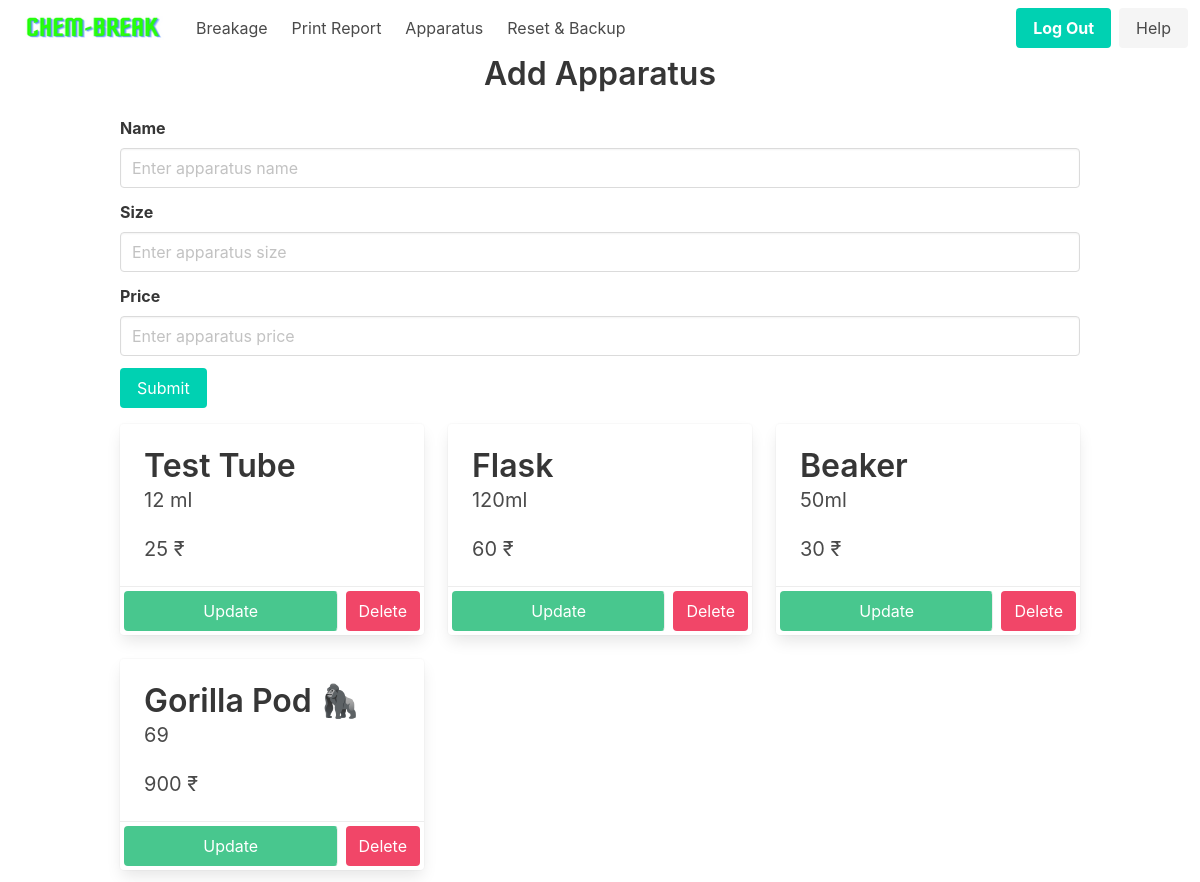
Screenshot of /home/apparatus (signed in) with the database file from the repository.
### app/models.py (models this page shows, shortened)
class Apparatus(db.Model):
    __tablename__ = "apparatus"
    id = db.Column(db.Integer, primary_key=True)
    name = db.Column(db.String(100), nullable=False)
    size = db.Column(db.String(100), nullable=False)
    price = db.Column(db.Integer, nullable=False)
    apparatus = db.relationship(
        'Breakage', backref='breakage', lazy=True, cascade='all, delete-orphan')

### app/routes.py (the view)
@main.route('/home/apparatus')
@login_required
def apparatus():
    return render_template('apparatus.html', apparatuses=Apparatus.query.all())

### app/__init__.py (called while the page is built)
def create_app(config=None):
    app = Flask(__name__)
    if config:
        app.config.from_object(config)
    db.init_app(app)
    login_manager = LoginManager()
    login_manager.login_view = 'auth.login'
    login_manager.init_app(app)
    with app.app_context():
        from app.models import User, Breakage, Student, Apparatus, Record, Bank
        db.create_all()
    from app.models import User
    @login_manager.user_loader
    def load_user(user_id):
        return User.query.get(int(user_id))
    from .auth import auth as auth_blueprint
    app.register_blueprint(auth_blueprint)
    from .routes import main as main_blueprint
    app.register_blueprint(main_blueprint)
    return app

### app/templates/apparatus.html (shortened to what this page needs)
{% extends 'nav_base.html' %}
{% block content %}
<div class="container is-max-desktop">
    <h1 class="title has-text-centered">Add Apparatus</h1>
    <form method="post">
        <div class="field">
            <label class="label">Name</label>
            <div class="control">
                <input class="input" type="text" placeholder="Enter apparatus name" name="name" required>
            </div>
        </div>
        <div class="field">
            <label class="label">Size</label>
            <div class="control">
                <input class="input" type="text" placeholder="Enter apparatus size" name="size">
            </div>
        </div>
        <div class="field">
            <label class="label">Price</label>
            <div class="control">
                <input class="input" type="number" placeholder="Enter apparatus price" name="price" min="0" required>
            </div>
        </div>
        <div class="field">
            <div class="control">
                <button class="button is-primary" type="submit">Submit</button>
            </div>
        </div>
    </form>
</div>
<div class="container mt-4">
    <div class="columns is-multiline">
        {% for apparatus in apparatuses %}
        <div class="column is-one-third">
            <div class="card apparatus">
                <div class="card-content">
                    <p class="title">{{ apparatus.name }}</p>
                    <p class="subtitle">{{ apparatus.size }}</p>
                    <p class="subtitle">{{ apparatus.price }} ₹</p>
                </div>
                <footer class="card-footer">
                    <a href="{{ url_for('main.update_apparatus', id = apparatus.id) }}" class="card-footer-item button is-success m-1">Update</a>
                    <form action="{{ url_for('main.delete_apparatus', id=apparatus.id) }}" method="POST">
                        <button type="submit" class="card-footer-item button is-danger m-1">Delete</button>
                    </form>
                </footer>
            </div>
        </div>
        {% endfor %}
    </div>
</div>
{% endblock %}

### rows the page displays
Apparatus: name "Test Tube", size "12 ml", price "25"
Apparatus: name "Flask", size "120ml", price "60"
Apparatus: name "Beaker", size "50ml", price "30"
Apparatus: name "Gorilla Pod 🦍", size "69", price "900"
